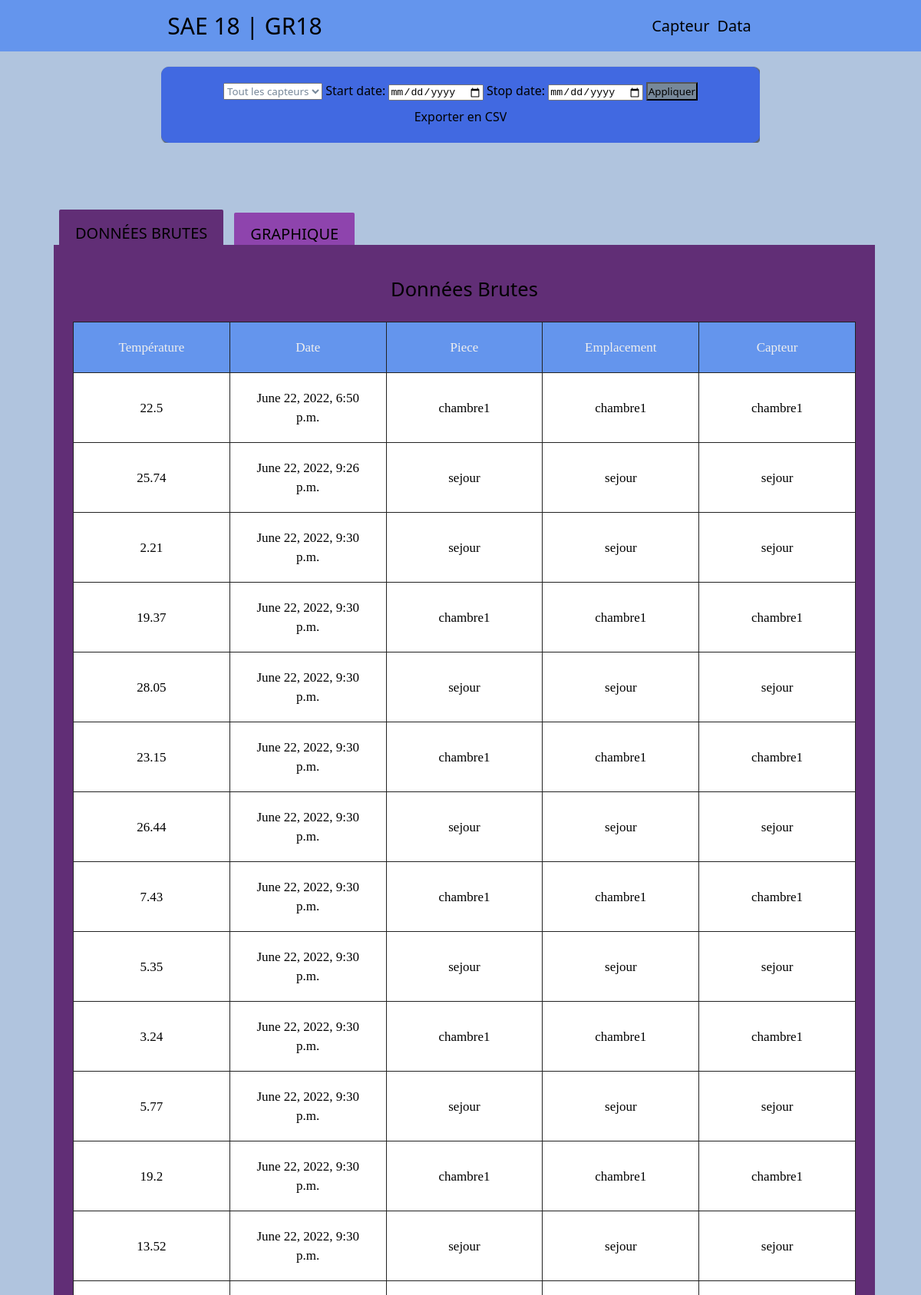
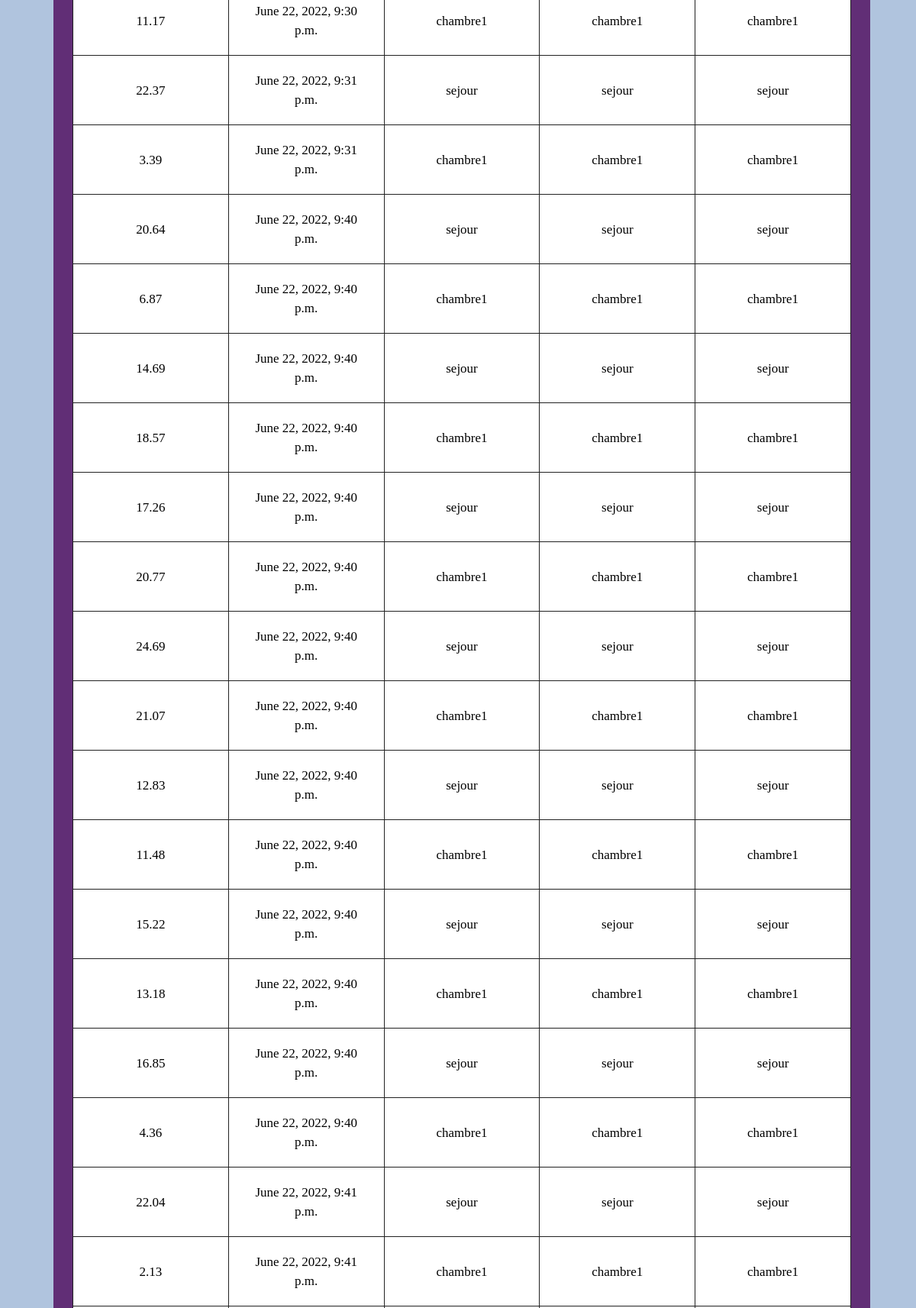
The page / (upper part) on the database its author committed (2 pictures, top to bottom).
### mySAE24/models.py (models this page shows, shortened)
class Data(models.Model):
    temp = models.CharField(max_length=200)
    timestamp = models.DateTimeField(max_length=200)
    capteur = models.ForeignKey(Capteur, on_delete=models.CASCADE,blank=False)

class Capteur(models.Model):
    id = models.CharField(max_length=100,primary_key=True)
    nom = models.CharField(max_length=100)
    piece = models.CharField(max_length=100)
    emplacement = models.CharField(max_length=100)

### mySAE24/views/views.py (the view)
# urls.py: path('',views.index),
def index(request):
	if request.method == 'POST':
		request.session["option"] = []
		start = request.POST.get('start')
		stop = request.POST.get('stop')
		print(request.POST.get('capteur'))
		if (request.POST.get('start') == ""):
			print("NO START")
			start = datetime.date(1800, 10, 1)
		if (request.POST.get('stop') == ""):
			print("NO STOP")
			stop = (datetime.date.today()+datetime.timedelta(days=1))
		print(start)
		print(stop)
		if request.POST.get('capteur') != "*":
			query = Data.objects.filter(timestamp__range=(start, stop),capteur=request.POST.get('capteur'))
		else:
			query = Data.objects.filter(timestamp__range=(start, stop))
		cap = Capteur.objects.all()
		request.session["option"] = [start,stop,request.POST.get('capteur')]
		return render(request, "index.html",{"data":query,"cap":cap})
	else:
		request.session["option"] = []
		query = Data.objects.all()
		cap = Capteur.objects.all()
		return render(request, "index.html",{"data":query,"cap":cap})

### mySAE24/templates/index.html (shortened to what this page needs)
{% extends "main.html" %}
{% block content %}
<link rel="stylesheet" href="https://cdnjs.cloudflare.com/ajax/libs/simple-line-icons/2.4.1/css/simple-line-icons.css" />
  <div class="filter">
    <form action="" method="POST">
      <ul>
        <select name="capteur">
          <option value="*">Tout les capteurs</option>
      </select>
        <label for="start">Start date:</label>
        <input type="date" name="start">
        <label for="stop">Stop date:</label>
        <input type="date" name="stop">
        <input type="submit" value="Appliquer">
      </ul>
      <a href="/csv" class="export">Exporter en CSV</a>
    </form>
  </div>
<div class="content">
  <ul class="tabs" role="tablist">
      <li>
          <label for="tab1"
                 role="tab"
                 aria-selected="true"
                 aria-controls="panel1"
                 tabindex="0">Données Brutes</label>
          <div id="tab-content1"
               class="tab-content"
               role="tabpanel"
               aria-labelledby="description"
               aria-hidden="false">
               <div class="raw_data" id="raw_data">
                <h2 class="titre">Données Brutes</h2>
                  {% if data.count == 0 %}
                    <h2 class="error"> Pas de Données </h2>
                  {% else %}
                <table>
                  <tr>
                    <th> Température </th>
                    <th> Date </th>
                    <th> Piece </th>
                    <th> Emplacement </th>
                    <th> Capteur </th>
                  </tr>
                  {% for i in data %}
                  <tr>
                    <td> {{i.temp}} </td>
                    <td> {{i.timestamp}} </td>
                    <td> {{i.capteur.piece}} </td>
                    <td> {{i.capteur.emplacement}} </td>
                    <td> {{i.capteur.nom}} </td>
                  </tr>
                  {% endfor %}
                  {% endif %}
                </table>
              </div>
          </div>
      </li>
      <li>
          <label for="tab2"
                 role="tab"
                 aria-selected="false"
                 aria-controls="panel2"
                 tabindex="0">Graphique</label>
      </li>
  </ul>
</div>
{% endblock content %}

### mySAE24/templates/main.html (shortened to what this page needs)
<!DOCTYPE html>
<html lang="en">
<head>
    {% load static %}
    <link href="{% static 'main.css' %}" rel="stylesheet">
</head>
<body>
    <nav class="navbar">
    <div class="drive">
        <li><a href="/">SAE 18 | GR18</a></li>
    </div>
        <ul class="nav-list" id="list">
            <a href="/capteur/">Capteur</a>
            <a href="/data/">Data</a>
        </ul>
</nav>
<div class="block">
{% block content %}
{% endblock %}
</div>
</body>
</html>

### mySAE24/static/main.css (style rules this page uses)
* { box-sizing:border-box; padding:0; margin:0; font-weight:1; color: black; overflow-x:hidden; }
body { background-color:#B0C4DE;font-family:system-ui,arial;display:flex;align-items:center;flex-direction:column; }
.drive { font-size:30px;color:black; }
table { border-collapse: collapse;margin-top:30px; }
table > tbody > tr > th, table > tbody > tr > td { padding:20px;border:1px solid #222;background:white;font-family:tahoma;width:200px;text-align:center; }
table > tbody > tr > th { background:#6495ED;color:#EEE; }
.navbar { background-color:#6495ED; display:flex; justify-content:space-around; align-items:center; font-size:20px; width:100vw; height:auto; }
.nav-list { list-style-type:none; display:flex; flex-direction:row; }
.nav-list a { padding-right: 10px; }
.navbar a { color:black; text-decoration:none; transition:0.5s; }
form { background-color:#4169E1; display:flex; justify-content:center; flex-direction:column; align-items:center; margin-top:75px; width:65vw; border-radius:5px; box-shadow:1px 1px 1px 1px #5b656e; }
li { list-style-type:none; padding:7px; }
label { font-family:system-ui,arial; }
input[type=submit],button, button a { background:#778899; font-family:system-ui,arial; padding: 1px 1px 1px 1px; text-decoration: none; }
input[type=text],input[type=number],textarea,select,option { color:#778899; font-family:system-ui,arial; }
.filter { display: flex; flex-direction: column; margin: auto; }
.filter form { flex-direction: column; margin-top: 20px; border-radius: 10px; }
.filter > * { padding: 20px; }
h2 { text-align: center; overflow-y: hidden; }
.raw_data { text-align: center; padding-top: 20px; display: flex; justify-content: center; flex-direction: column; height: 100%; overflow-y: auto; }
* { margin: 0; padding: 0; }
.tabs { width: 100%; float: none; list-style: none; position: relative; margin: 80px 0 0 10px; text-align: left; height: 68vh; }
.tabs { -ms-overflow-style: none; scrollbar-width: none; }
.tabs li { float: left; display: block; }
.tabs label { display: block; padding: 14px 21px; border-radius: 2px 2px 0 0; font-size: 20px; font-weight: normal; text-transform: uppercase; background: #8e44ad; cursor: pointer; position: relative; top: 4px; }
.tabs .tab-content { z-index: 2; display: none; overflow: hidden; width: 100%; font-size: 17px; line-height: 25px; padding: 25px; position: absolute; top: 53px; left: 0; background: #612e76; }
.tabs [id^="tab"]:checked + label { top: 0; padding-top: 17px; background: #612e76; }
.tabs [id^="tab"]:checked ~ [id^="tab-content"] { display: block; }
.content { width: 90vw; justify-content: center; display: flex; height: 100%; }
.block { height: 100%; display: flex; justify-content: center; flex-direction: column; }
.export { padding-top: 10px; text-decoration: none; flex-grow: 100%; }
a { display: block; position: relative; padding: 0.2em 0; text-decoration: none; }
a::after { content: ''; position: absolute; bottom: 0; left: 0; width: 100%; height: 0.1em; background-color: hotpink; opacity: 0; transition: opacity 300ms, transform 300ms; }
a { overflow: hidden; }
a::after { opacity 1; transform: translate3d(-100%, 0, 0); }
form { display: flex; flex-direction: row; text-align: center; }

### rows shown on the page
Data: temp "22.5", timestamp "June 22, 2022, 6:50 p.m.", capteur.piece "chambre1", capteur.emplacement "chambre1", capteur.nom "chambre1"
Data: temp "25.74", timestamp "June 22, 2022, 9:26 p.m.", capteur.piece "sejour", capteur.emplacement "sejour", capteur.nom "sejour"
Data: temp "2.21", timestamp "June 22, 2022, 9:30 p.m.", capteur.piece "sejour", capteur.emplacement "sejour", capteur.nom "sejour"
Data: temp "19.37", timestamp "June 22, 2022, 9:30 p.m.", capteur.piece "chambre1", capteur.emplacement "chambre1", capteur.nom "chambre1"
Data: temp "28.05", timestamp "June 22, 2022, 9:30 p.m.", capteur.piece "sejour", capteur.emplacement "sejour", capteur.nom "sejour"
Data: temp "23.15", timestamp "June 22, 2022, 9:30 p.m.", capteur.piece "chambre1", capteur.emplacement "chambre1", capteur.nom "chambre1"
Data: temp "26.44", timestamp "June 22, 2022, 9:30 p.m.", capteur.piece "sejour", capteur.emplacement "sejour", capteur.nom "sejour"
Data: temp "7.43", timestamp "June 22, 2022, 9:30 p.m.", capteur.piece "chambre1", capteur.emplacement "chambre1", capteur.nom "chambre1"
Data: temp "5.35", timestamp "June 22, 2022, 9:30 p.m.", capteur.piece "sejour", capteur.emplacement "sejour", capteur.nom "sejour"
Data: temp "3.24", timestamp "June 22, 2022, 9:30 p.m.", capteur.piece "chambre1", capteur.emplacement "chambre1", capteur.nom "chambre1"
Data: temp "5.77", timestamp "June 22, 2022, 9:30 p.m.", capteur.piece "sejour", capteur.emplacement "sejour", capteur.nom "sejour"
Data: temp "19.2", timestamp "June 22, 2022, 9:30 p.m.", capteur.piece "chambre1", capteur.emplacement "chambre1", capteur.nom "chambre1"
Data: temp "13.52", timestamp "June 22, 2022, 9:30 p.m.", capteur.piece "sejour", capteur.emplacement "sejour", capteur.nom "sejour"
Data: temp "11.17", timestamp "June 22, 2022, 9:30 p.m.", capteur.piece "chambre1", capteur.emplacement "chambre1", capteur.nom "chambre1"
Data: temp "22.37", timestamp "June 22, 2022, 9:31 p.m.", capteur.piece "sejour", capteur.emplacement "sejour", capteur.nom "sejour"
Data: temp "3.39", timestamp "June 22, 2022, 9:31 p.m.", capteur.piece "chambre1", capteur.emplacement "chambre1", capteur.nom "chambre1"
Data: temp "20.64", timestamp "June 22, 2022, 9:40 p.m.", capteur.piece "sejour", capteur.emplacement "sejour", capteur.nom "sejour"
Data: temp "6.87", timestamp "June 22, 2022, 9:40 p.m.", capteur.piece "chambre1", capteur.emplacement "chambre1", capteur.nom "chambre1"
Data: temp "14.69", timestamp "June 22, 2022, 9:40 p.m.", capteur.piece "sejour", capteur.emplacement "sejour", capteur.nom "sejour"
Data: temp "18.57", timestamp "June 22, 2022, 9:40 p.m.", capteur.piece "chambre1", capteur.emplacement "chambre1", capteur.nom "chambre1"
Data: temp "17.26", timestamp "June 22, 2022, 9:40 p.m.", capteur.piece "sejour", capteur.emplacement "sejour", capteur.nom "sejour"
Data: temp "20.77", timestamp "June 22, 2022, 9:40 p.m.", capteur.piece "chambre1", capteur.emplacement "chambre1", capteur.nom "chambre1"
Data: temp "24.69", timestamp "June 22, 2022, 9:40 p.m.", capteur.piece "sejour", capteur.emplacement "sejour", capteur.nom "sejour"
Data: temp "21.07", timestamp "June 22, 2022, 9:40 p.m.", capteur.piece "chambre1", capteur.emplacement "chambre1", capteur.nom "chambre1"
Data: temp "12.83", timestamp "June 22, 2022, 9:40 p.m.", capteur.piece "sejour", capteur.emplacement "sejour", capteur.nom "sejour"
Data: temp "11.48", timestamp "June 22, 2022, 9:40 p.m.", capteur.piece "chambre1", capteur.emplacement "chambre1", capteur.nom "chambre1"
Data: temp "15.22", timestamp "June 22, 2022, 9:40 p.m.", capteur.piece "sejour", capteur.emplacement "sejour", capteur.nom "sejour"
Data: temp "13.18", timestamp "June 22, 2022, 9:40 p.m.", capteur.piece "chambre1", capteur.emplacement "chambre1", capteur.nom "chambre1"
Data: temp "16.85", timestamp "June 22, 2022, 9:40 p.m.", capteur.piece "sejour", capteur.emplacement "sejour", capteur.nom "sejour"
Data: temp "4.36", timestamp "June 22, 2022, 9:40 p.m.", capteur.piece "chambre1", capteur.emplacement "chambre1", capteur.nom "chambre1"
Data: temp "22.04", timestamp "June 22, 2022, 9:41 p.m.", capteur.piece "sejour", capteur.emplacement "sejour", capteur.nom "sejour"
Data: temp "2.13", timestamp "June 22, 2022, 9:41 p.m.", capteur.piece "chambre1", capteur.emplacement "chambre1", capteur.nom "chambre1"
